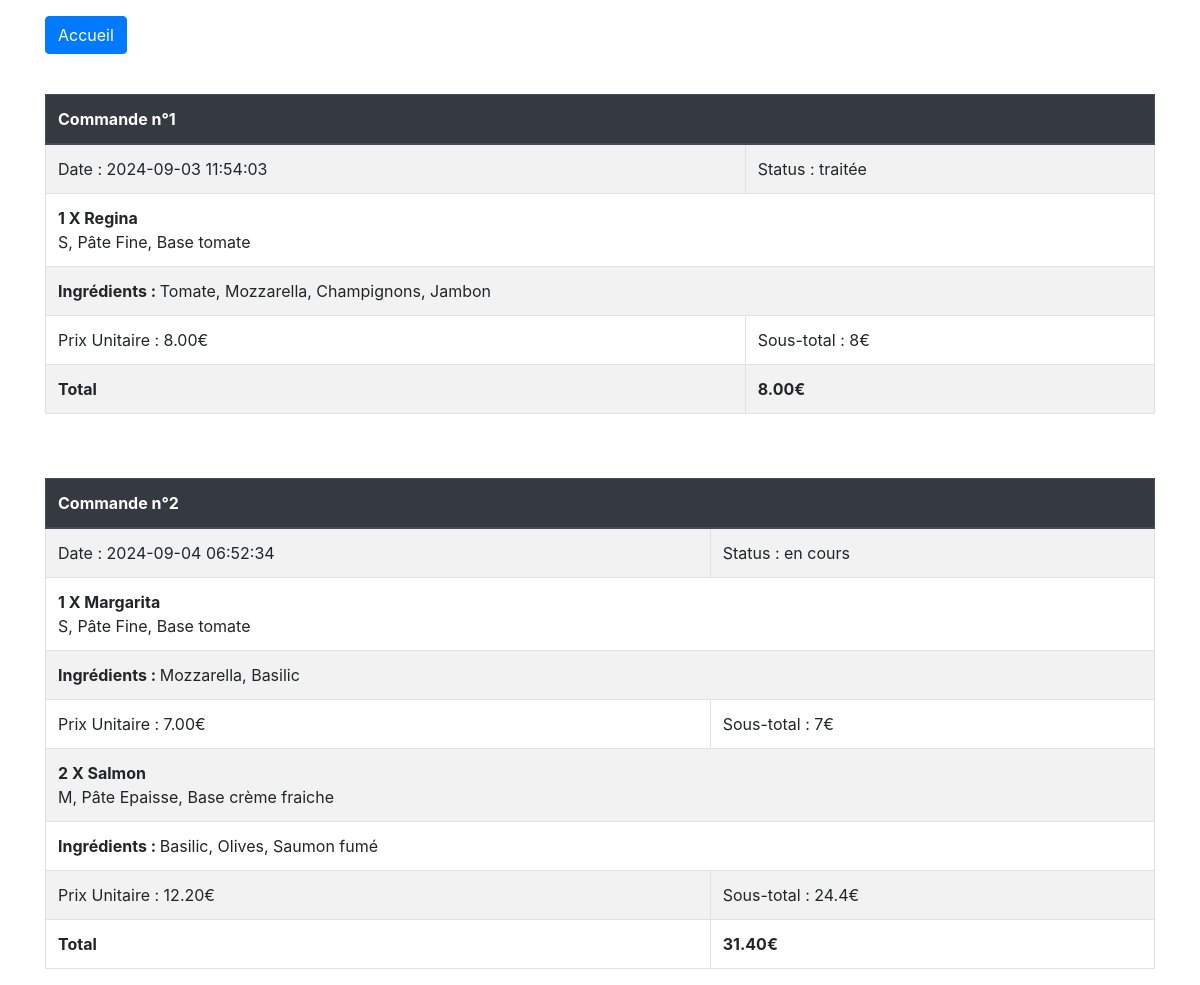
The page /tests/test_show_orders_as_admin.php on the database as committed earlier.
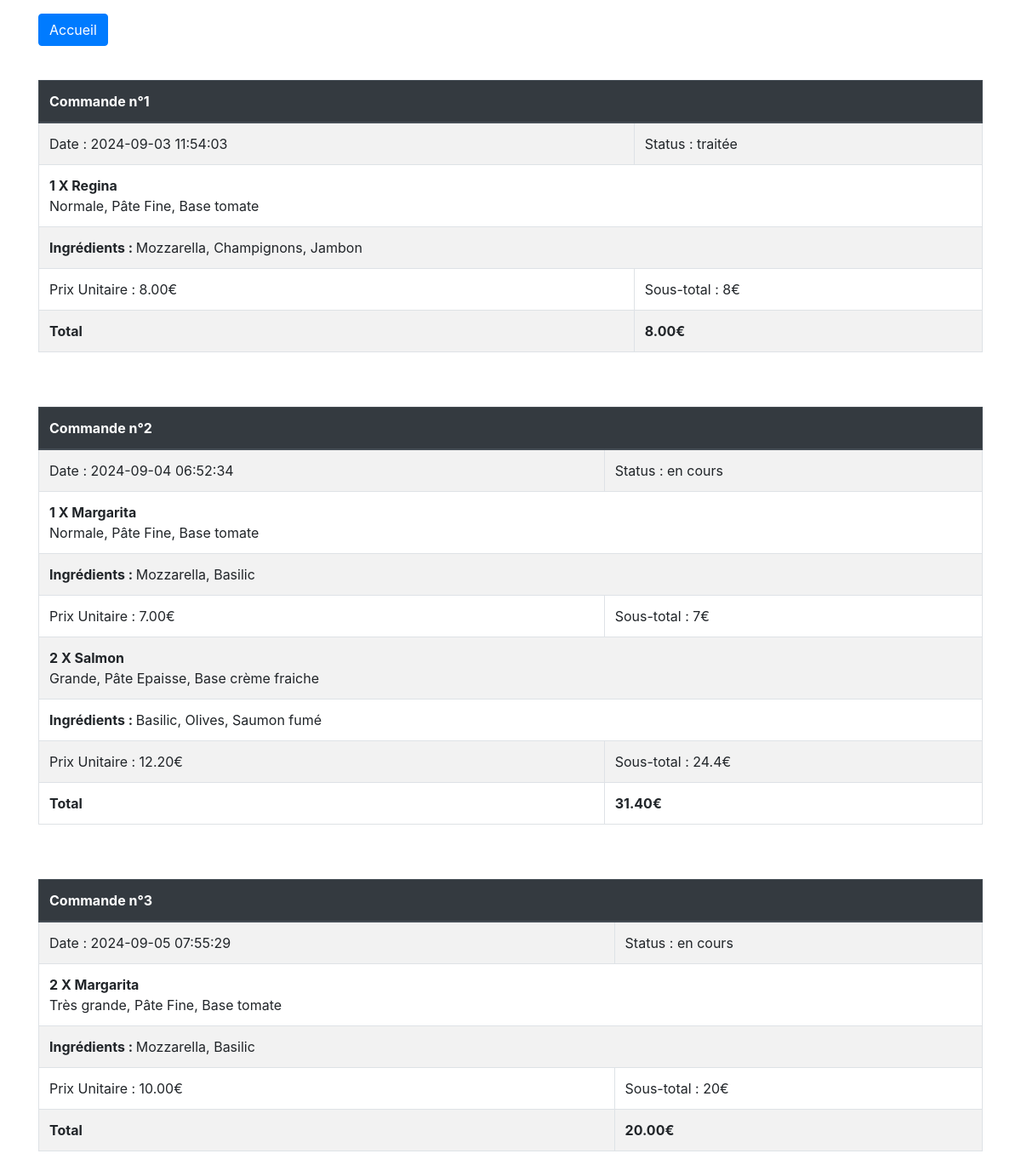
The same page on the database as committed later.
### tables this page shows
CREATE TABLE `orders` (
  `order_id` int NOT NULL,
  `user_id` int NOT NULL,
  `cart_id` int NOT NULL,
  `date_order` datetime NOT NULL DEFAULT CURRENT_TIMESTAMP,
  `total` decimal(8,2) NOT NULL,
  `order_status` varchar(255) NOT NULL
);

CREATE TABLE `cart_items` (
  `cart_item_id` int NOT NULL,
  `cart_id` int NOT NULL,
  `dish_id` int NOT NULL,
  `quantity` int NOT NULL
);

CREATE TABLE `dishes` (
  `dish_id` int NOT NULL,
  `name` varchar(255) NOT NULL,
  `description` text NOT NULL,
  `image_url` varchar(255) NOT NULL,
  `price` decimal(5,2) NOT NULL,
  `type` varchar(255) NOT NULL,
  `is_new` tinyint(1) NOT NULL,
  `is_discounted` float(3,2) NOT NULL,
  `sells_count` int NOT NULL DEFAULT '0',
  `pate_id` int DEFAULT NULL,
  `base_id` int DEFAULT NULL,
  `size_id` int DEFAULT NULL
);

CREATE TABLE `pizzas_sizes` (
  `pizza_size_id` int NOT NULL,
  `name` varchar(255) NOT NULL,
  `description` varchar(255) NOT NULL,
  `extra_price` decimal(5,2) NOT NULL DEFAULT '0.00'
);

CREATE TABLE `pizzas_pates` (
  `pizza_pate_id` int NOT NULL,
  `name` varchar(255) NOT NULL,
  `description` varchar(255) NOT NULL,
  `extra_price` decimal(5,2) NOT NULL
);

CREATE TABLE `pizzas_bases` (
  `pizza_base_id` int NOT NULL,
  `name` varchar(255) NOT NULL,
  `description` varchar(255) NOT NULL,
  `extra_price` decimal(5,2) NOT NULL
);

### src/tests/test_show_orders_as_admin.php (the view, shortened to what this page needs)
<!DOCTYPE html>
<html lang="fr">
<head>
    <link rel="stylesheet" href="https://maxcdn.bootstrapcdn.com/bootstrap/4.5.2/css/bootstrap.min.css">
</head>
<body class="container">
    <a href="../index.php" class="btn btn-primary my-3">Accueil</a><br><br>
    <?php
        require_once('../php_sql/db_connect.php');
        $sql = "
    SELECT
        o.order_id,
        o.date_order,
        o.date_order,
        o.order_status,
        o.total,
        d.dish_id,          -- Ajout de l'ID du plat
        d.name as dish_name,
        d.price as dish_price,
        ci.quantity as dish_quantity,
        p_p.name as pate_name,   -- Récupère le nom de la pâte
        p_s.name as size_name,    -- Récupère le nom de la taille
        p_b.name as base_name     -- Récupère le nom de la base
    FROM orders o
    JOIN cart_items ci ON o.cart_id = ci.cart_id
    JOIN dishes d ON ci.dish_id = d.dish_id
    LEFT JOIN pizzas_pates p_p ON d.pate_id = p_p.pizza_pate_id  -- Jointure pour les pâtes
    LEFT JOIN pizzas_sizes p_s ON d.size_id = p_s.pizza_size_id  -- Jointure pour les tailles
    LEFT JOIN pizzas_bases p_b ON d.base_id = p_b.pizza_base_id  -- Jointure pour les tailles
    ORDER BY o.order_id, d.name
";
        $query = $db->prepare($sql);
        $query->execute();
        $user_orders = $query->fetchAll(PDO::FETCH_ASSOC);
        $current_order_id = null;
        foreach ($user_orders as $order) {
            if ($current_order_id !== $order['order_id']) {
                if ($current_order_id !== null) {
                    echo '<tr><td colspan="2"><strong>Total</strong></td><td><strong>'.$previous_order_total.'€</strong></td></tr>';
                    echo '</tbody></table><br><br>';
                }
                $current_order_id = $order['order_id'];
                $previous_order_total = $order['total'];
                echo '<table class="table table-bordered table-striped">';
                echo '<thead class="thead-dark"><tr><th colspan="3">Commande n°'.$order['order_id'].'</th></tr></thead>';
                echo '<tbody>';
                echo '<tr><td colspan="2">Date : '.$order['date_order'].'</td><td>Status : '.$order['order_status'].'</td></tr>';
            }
            echo '<tr>';
            echo '<td colspan="3"><strong>'.$order['dish_quantity'].' X '.$order['dish_name'].'</strong><br>';
            echo $order['size_name'].', '.$order['pate_name'].', '.$order['base_name'].'</td>';
            echo '</tr>';
            $subtotal = $order['dish_price'] * $order['dish_quantity'];
            $dish_name = $order['dish_name'];
            $sql_ingredients = "
               SELECT i.name
               FROM dish_ingredients di
               JOIN ingredients i ON di.ingredient_id = i.ingredient_id
               WHERE di.dish_name = :dish_name
           ";
            $query_ingredients = $db->prepare($sql_ingredients);
            $query_ingredients->bindValue(':dish_name', $dish_name);
            $query_ingredients->execute();
            $ingredients = $query_ingredients->fetchAll(PDO::FETCH_ASSOC);
            echo '<tr>';
            echo '<td colspan="3"><strong>Ingrédients : </strong>';
            $ingredient_names = array_column($ingredients, 'name');
            echo implode(', ', $ingredient_names);
            echo '</td>';
            echo '</tr>';
            echo '<tr>';
            echo '<td>Prix Unitaire : '.$order['dish_price'].'€</td>';
            echo '<td colspan="2">Sous-total : '.$subtotal.'€</td>';
            echo '</tr>';
        }
        if ($current_order_id !== null) {
            echo '<tr><td colspan="2"><strong>Total</strong></td><td><strong>'.$previous_order_total.'€</strong></td></tr>';
            echo '</tbody></table>';
        }
    ?>
</body>
</html>

Rows that differ between the two databases and show on the page:
changed through a linked row, orders "traitée": pizzas_sizes.name "S" → "Normale"; ingredient_names "Tomate, Mozzarella, Champignons, Jambon" → "Mozzarella, Champignons, Jambon"
changed through a linked row, orders "Salmon": pizzas_sizes.name "S" → "Normale"; pizzas_sizes.name "M" → "Grande"
added orders: $previous_order_total "31.40", order_id "3", date_order "2024-09-05 07:55:29", order_status "en cours", cart_items.quantity "2", dishes.name "Margarita", pizzas_sizes.name "Très grande", pizzas_pates.name "Pâte Fine", pizzas_bases.name "Base tomate", ingredient_names "Mozzarella, Basilic", dishes.price "10.00", dishes.price "20", total "20.00"
Other text that changed with them:
$previous_order_total: "31.40" → "20.00"
